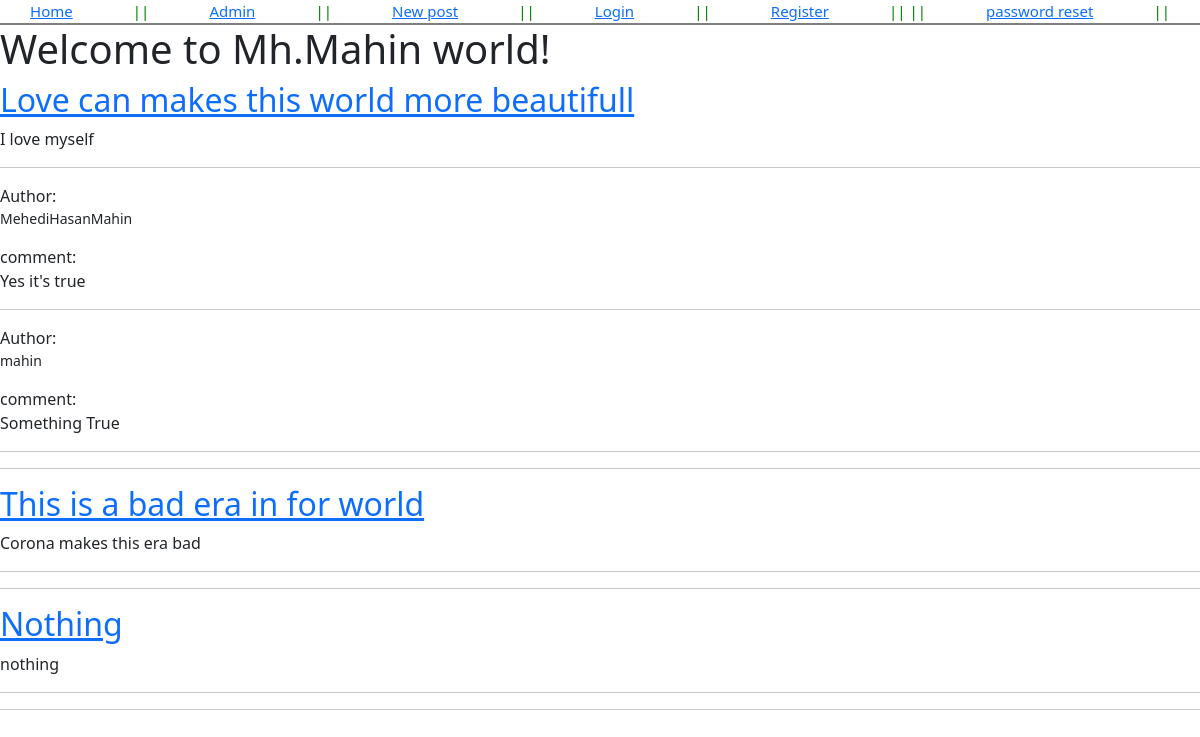
The page / on the database its author committed.
### blog/models.py (models this page shows, shortened)
class Post(models.Model):
    title = models.CharField(max_length=250)
    author = models.ForeignKey(settings.AUTH_USER_MODEL,on_delete=models.CASCADE)
    body = models.TextField()

class Comment(models.Model):
    post = models.ForeignKey(Post,on_delete=models.CASCADE,related_name='comments')
    comment = models.CharField(max_length=200)
    author = models.ForeignKey(
        settings.AUTH_USER_MODEL,
        on_delete=models.CASCADE,
    )
    def __str__(self):
        return self.comment

### account/models.py (models this page shows)
class CustomUser(AbstractUser):
    age = models.PositiveIntegerField(default=0)

### blog/views.py (the view)
# urls.py: path('',views.HomePageView.as_view(),name='home'),
class HomePageView(ListView):
    model = Post
    template_name = 'blog/index.html'

### templates/blog/index.html
{% extends 'blog/base.html' %}
{% block content %}
    <h1>Welcome to Mh.Mahin world!</h1>
    {% for post in object_list %}
        <h2><a href="{% url 'detail' post.pk %}">{{post.title}}</a></h2>
        <p>{{post.body}}</p>
        <hr>
            {% for comment in post.comments.all %}
                Author: <p class="small">{{comment.author}}</p>
                comment: <p>{{comment}}</p>
                <hr>
            {% endfor %}
        <hr>
    {% endfor %}
{% endblock content %}

### templates/blog/base.html (shortened to what this page needs)
{% load static %}
<!DOCTYPE html>
<html lang="en">
<head>
    <link rel="stylesheet" href="{% static 'css/style.css' %}">
    <link href="https://cdn.jsdelivr.net/npm/bootstrap@5.0.2/dist/css/bootstrap.min.css" rel="stylesheet">
</head>
<body>
    <header>
        <a href="{% url 'home' %}">Home</a> || <a href="{% url 'admin:index' %}">Admin</a> || <a href="{% url 'create_post' %}">New post </a>
        {% if user.is_authenticated %}
            || <a href="#">{{user.username}}</a>
            || <a href="{% url 'logout' %}">Logout</a> ||
            || <a href="{% url 'password_change' %}">password change</a>||
            {% else %}
       || <a href="{% url 'login' %}">Login</a>
         || <a href="{% url 'signup' %}">Register</a> ||
         || <a href="{% url 'password_reset' %}">password reset</a>||
        {% endif %}
    </header>
    {% block content %}
    {% endblock content %}
</body>
</html>

### static/css/style.css (style rules this page uses)
* { margin: 0; padding: 0; }
body { font-family: 'Source Sans Pro', sans-serif; font-size: 18px; }
header { font-size: 15px; color: green; display: flex; justify-content: space-around; border-bottom: 2px solid gray; }
h2 { margin:10 0 10 0; }

### rows shown on the page
Post: title "Love can makes this world more beautifull", body "I love myself"
Comment: author "MehediHasanMahin", comment "Yes it's true"
Comment: author "mahin", comment "Something True"
Post: title "This is a bad era in for world", body "Corona makes this era bad"
Post: title "Nothing", body "nothing"
